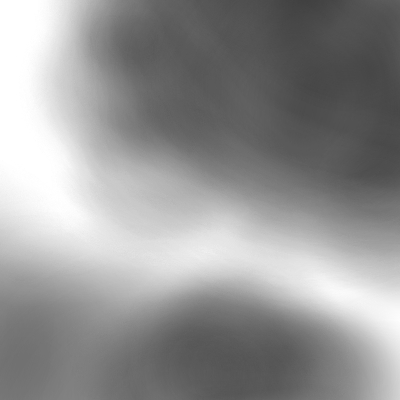
#> input picture resource/AcidityMap.jpg, 400 x 400 px, found by its file name
$ python map_comparison.py
#> lines starting #> are read from the running program, lines starting #| are printed output that depends on the picture
import os
import matplotlib.image as mpimg
import matplotlib.pyplot as plt
import numpy as np


# 1. Load Maps

ACIDITY_MAP_PATH = "resource/AcidityMap.jpg"
GENERATED_MAP_PATH = "resource/GeneratedMap.jpg"

if not os.path.exists(ACIDITY_MAP_PATH) or not os.path.exists(GENERATED_MAP_PATH):
    print(f"ERROR: {ACIDITY_MAP_PATH} or {GENERATED_MAP_PATH} not found.")
    exit(1)

acidity_map = mpimg.imread(ACIDITY_MAP_PATH)
#> acidity_map is the input picture: shape (400, 400, 3); min 64, max 255, mean 148.1
if len(acidity_map.shape) == 3:
    acidity_map_gray = acidity_map[:, :, 0]
else:
    acidity_map_gray = acidity_map

generated_map = mpimg.imread(GENERATED_MAP_PATH)
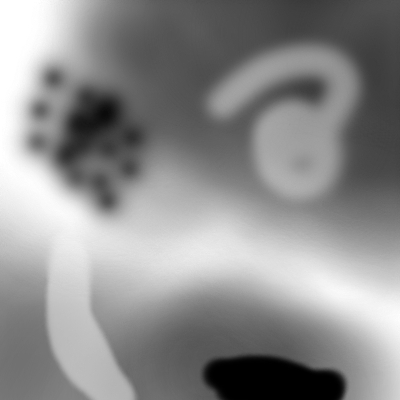
#> input picture resource/GeneratedMap.jpg, 400 x 400 px, found by its file name
#> generated_map is the input picture: shape (400, 400, 3); min 0, max 255, mean 141.3
if len(generated_map.shape) == 3:
    generated_map_gray = generated_map[:, :, 0]
else:
    generated_map_gray = generated_map

# Ensure both maps have the same dimensions before comparison
if acidity_map_gray.shape != generated_map_gray.shape:
    print(f"ERROR: Map dimensions do not match! Acidity Map: {acidity_map_gray.shape}, Generated Map: {generated_map_gray.shape}")
    exit(1)

acidity_map_height, acidity_map_width = acidity_map_gray.shape
#> acidity_map_height = 400; acidity_map_width = 400

# Convert pixel values to pH scale
true_ph_matrix = 6.0 + acidity_map_gray * (3.0 / 255.0)
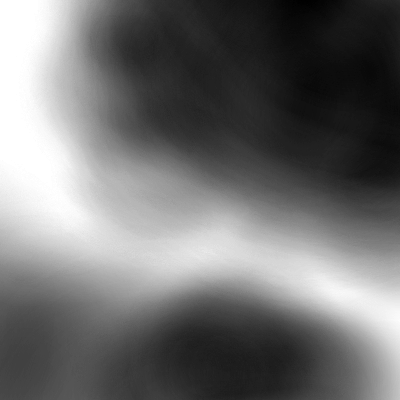
#> true_ph_matrix: shape (400, 400) float64; min 6.75, max 9, mean 7.74; drawn with min black and max white
generated_ph_matrix = 6.0 + generated_map_gray * (3.0 / 255.0)


# 2. Quantifying the Amount of Difference

# Calculate the exact amount of difference for EACH pixel color/pH
error_matrix = np.abs(true_ph_matrix - generated_ph_matrix)
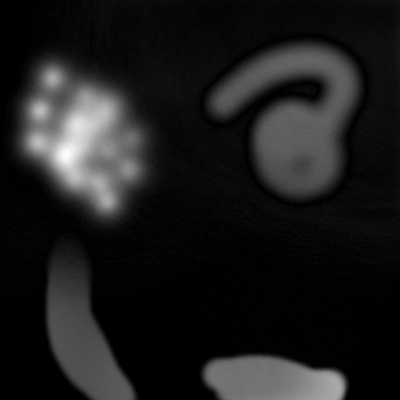
#> error_matrix: shape (400, 400) float64; min 0, max 2.29, mean 0.261; drawn with min black and max white

# Statistical breakdown of the amount of difference
mae = np.mean(error_matrix)
#> mae = 0.261
max_error = np.max(error_matrix)
#> max_error = 2.29
min_error = np.min(error_matrix)
#> min_error = 0

# Categorize pixels by the AMOUNT of their discrepancy
total_pixels = acidity_map_width * acidity_map_height
#> total_pixels = 160000
low_diff = np.sum(error_matrix < 0.1)        # Tiny difference (< 0.1 pH)
#> low_diff = 99452
med_diff = np.sum((error_matrix >= 0.1) & (error_matrix < 0.5))  # Noticeable (0.1 - 0.5 pH)
#> med_diff = 25867
high_diff = np.sum(error_matrix >= 0.5)      # Large difference (>= 0.5 pH)
#> high_diff = 34681

print(f"\n--- Analysis of Pixel Value Differences ---")
print(f"Total Pixels Analyzed          : {total_pixels}")
#| Total Pixels Analyzed          : 160000
print(f"Average Amount of Difference   : {mae:.4f} pH (Mean Absolute Error)")
#| Average Amount of Difference   : 0.2614 pH (Mean Absolute Error)
print(f"Maximum Amount of Difference   : {max_error:.4f} pH")
#| Maximum Amount of Difference   : 2.2941 pH
print(f"Minimum Amount of Difference   : {min_error:.4f} pH")
#| Minimum Amount of Difference   : 0.0000 pH
print(f"----------------------------------------")
print(f"Pixels with tiny diff (<0.1 pH) : {low_diff} ({(low_diff/total_pixels)*100:.2f}%)")
#| Pixels with tiny diff (<0.1 pH) : 99452 (62.16%)
print(f"Pixels with med diff (0.1-0.5) : {med_diff} ({(med_diff/total_pixels)*100:.2f}%)")
#| Pixels with med diff (0.1-0.5) : 25867 (16.17%)
print(f"Pixels with large diff (>=0.5) : {high_diff} ({(high_diff/total_pixels)*100:.2f}%)")
#| Pixels with large diff (>=0.5) : 34681 (21.68%)
print(f"----------------------------------------")


# 3. Visualization

fig, axes = plt.subplots(1, 3, figsize=(18, 5))

im1 = axes[0].imshow(true_ph_matrix, cmap='gray', vmin=6.0, vmax=9.0, origin='upper')
axes[0].set_title("Standard Acidity Map (True pH)")
fig.colorbar(im1, ax=axes[0], label="pH Scale")

im2 = axes[1].imshow(generated_ph_matrix, cmap='gray', vmin=6.0, vmax=9.0, origin='upper')
axes[1].set_title("Generated Map")
fig.colorbar(im2, ax=axes[1], label="pH Scale")

# The colorbar on the third map perfectly shows the "amount of difference" per pixel
im3 = axes[2].imshow(error_matrix, cmap='Reds', vmin=0.0, vmax=2.0, origin='upper')
axes[2].set_title(f"Amount of Difference Map (MAE: {mae:.3f})")
fig.colorbar(im3, ax=axes[2], label="pH Difference Amount")

for ax in axes:
    ax.set_xlabel("Image X (pixels)")
    ax.set_ylabel("Image Y (pixels)")

plt.tight_layout()
print("Displaying comparison plots...")
plt.show()
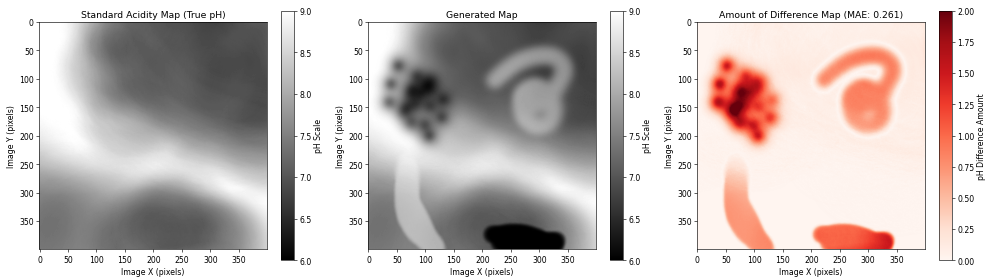
#> figure drawn by matplotlib, 6 panels
